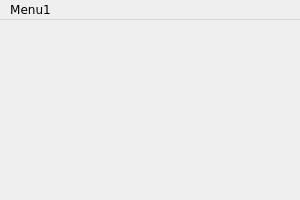
<ui version="4.0" >
 <class>Window</class>
 <widget class="QMainWindow" name="Window" >
  <property name="geometry" >
   <rect>
    <x>0</x>
    <y>0</y>
    <width>300</width>
    <height>200</height>
   </rect>
  </property>
  <property name="font" >
   <font>
    <family>Verdana</family>
   </font>
  </property>
  <property name="windowTitle" >
   <string>Różne czcionki w menu </string>
  </property>
  <widget class="QWidget" name="centralwidget" />
  <widget class="QMenuBar" name="menubar" >
   <property name="geometry" >
    <rect>
     <x>0</x>
     <y>0</y>
     <width>300</width>
     <height>23</height>
    </rect>
   </property>
   <widget class="QMenu" name="menuMenu1" >
    <property name="title" >
     <string>Menu1</string>
    </property>
    <addaction name="actionMenu11" />
    <addaction name="actionMenu12" />
    <addaction name="actionMenu13" />
    <addaction name="actionMenu14" />
    <addaction name="actionMenu15" />
    <addaction name="actionMenu16" />
   </widget>
   <addaction name="menuMenu1" />
  </widget>
  <widget class="QStatusBar" name="statusbar" >
   <property name="sizeGripEnabled" >
    <bool>false</bool>
   </property>
  </widget>
  <action name="actionMenu11" >
   <property name="text" >
    <string>Czcionka domyślna</string>
   </property>
  </action>
  <action name="actionMenu12" >
   <property name="text" >
    <string>Batang Bold 12</string>
   </property>
   <property name="font" >
    <font>
     <family>Batang</family>
     <pointsize>12</pointsize>
     <weight>75</weight>
     <bold>true</bold>
    </font>
   </property>
  </action>
  <action name="actionMenu13" >
   <property name="text" >
    <string>Tahoma Italic 6</string>
   </property>
   <property name="font" >
    <font>
     <family>Tahoma</family>
     <pointsize>6</pointsize>
     <italic>true</italic>
    </font>
   </property>
  </action>
  <action name="actionMenu14" >
   <property name="text" >
    <string>Arial Underline 18</string>
   </property>
   <property name="font" >
    <font>
     <family>Arial</family>
     <pointsize>18</pointsize>
     <underline>true</underline>
    </font>
   </property>
  </action>
  <action name="actionMenu15" >
   <property name="text" >
    <string>Times StrikeOut 14</string>
   </property>
   <property name="font" >
    <font>
     <family>Times New Roman</family>
     <pointsize>14</pointsize>
     <strikeout>true</strikeout>
    </font>
   </property>
  </action>
  <action name="actionMenu16" >
   <property name="text" >
    <string>Courier 8</string>
   </property>
   <property name="font" >
    <font>
     <family>Courier</family>
    </font>
   </property>
  </action>
 </widget>
 <resources/>
 <connections/>
</ui>
